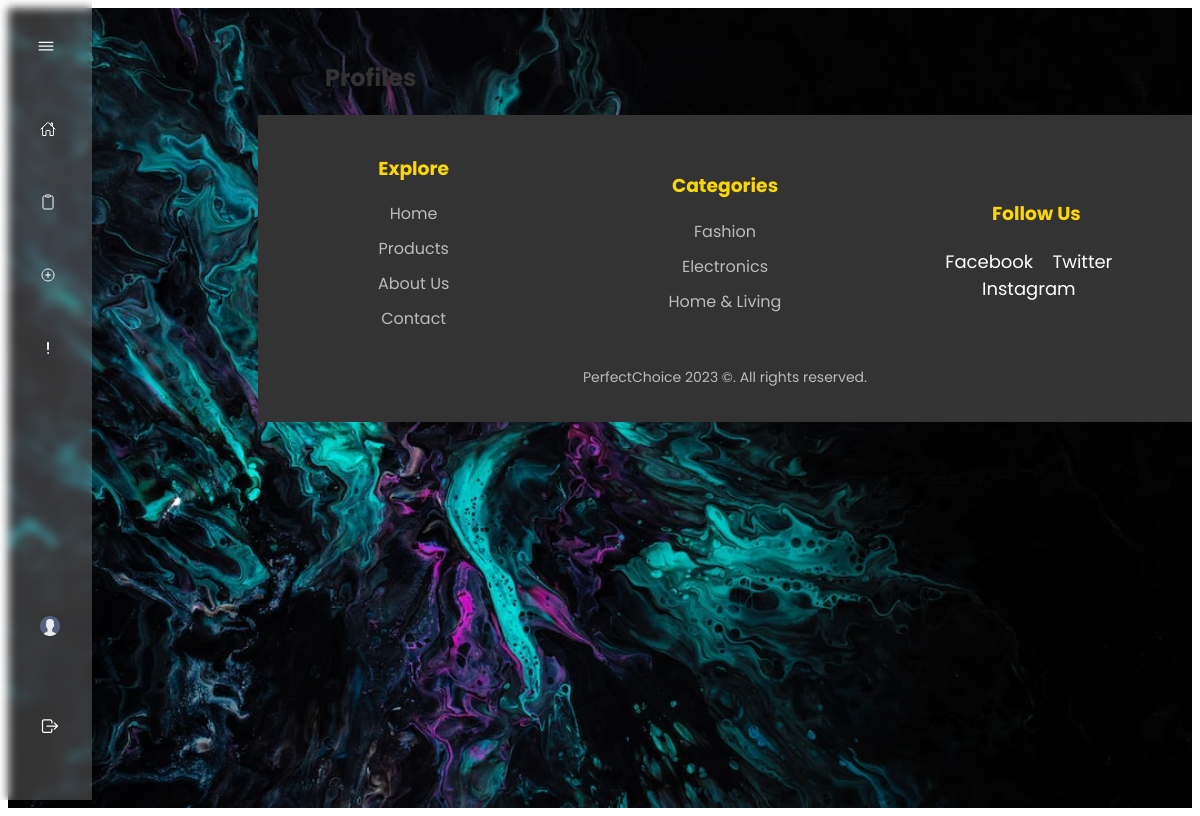
Before: /profile/news/ (signed in) with the older database file.
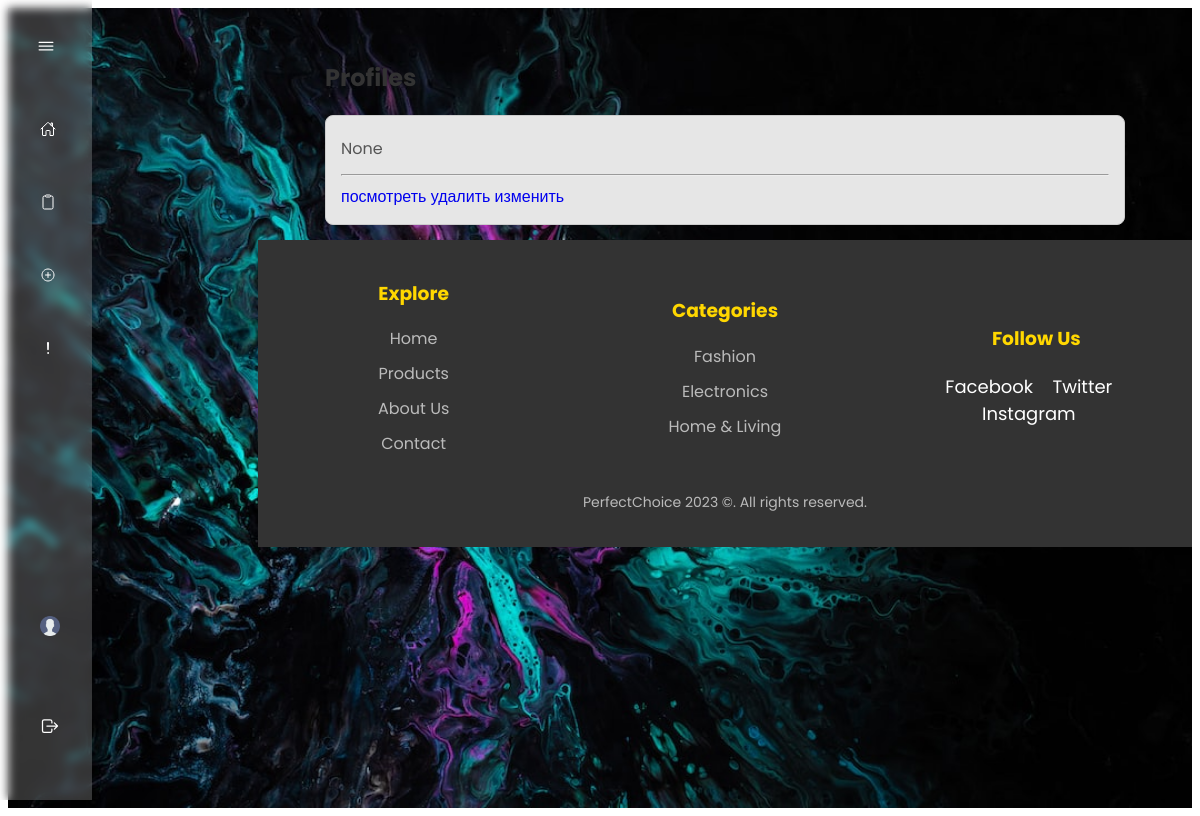
After: the same page with the newer database file.
### Profile/models.py (models this page shows, shortened)
class UserProfile(models.Model):
    user = models.OneToOneField(User, on_delete=models.CASCADE)
    first_name = models.CharField(max_length=50)
    last_name = models.CharField(max_length=50)
    birth_date = models.DateField(null=True, blank=True)
    interests = models.TextField(max_length=100)
    last_visit = models.DateTimeField(null=True, blank=True)
    visit_count = models.PositiveIntegerField(default=0)

### Profile/views.py (the view)
# urls.py: path('news/', news_profile, name='profile'),
def news_profile(request):
    profiles = UserProfile.objects.all()
    user_status = {
        'is_active': request.user.is_active,
        'is_staff': request.user.is_staff,
        'is_superuser': request.user.is_superuser,
        'username': request.user.username,
    }
    context = {
        'profiles': profiles,
        'user_status': user_status,
    }
    return render (request, 'profile/news_profiles.html', context)

### Profile/templates/profile/news_profiles.html (shortened to what this page needs)
{% extends 'main/base.html' %}
{% block content %}
    <div class="profiles-container">
        <h2>Profiles</h2>
        {% for el in profiles %}
            <div class="profile" style="background-color: {{ el.color }}">
                <div class="birth-date">{{ el.birth_date }}</div>
                <hr>
                <a href="{% url 'profile_detail' el.id  %}" class="btn btn-warning " >посмотреть</a>
                {% if user.is_authenticated and user == el.user or user_status.is_superuser %}
                    <a href="{% url 'delete_detail' el.id  %}" class="btn btn-warning " >удалить</a>
                    <a href="{% url 'profiles' %}" class="btn btn-warning " >изменить</a>
                {% endif %}
            </div>
        {% endfor %}
    </div>
{% endblock content %}

Changed rows visible on the page:
added UserProfile: birth_date "None", shows "удалить"
